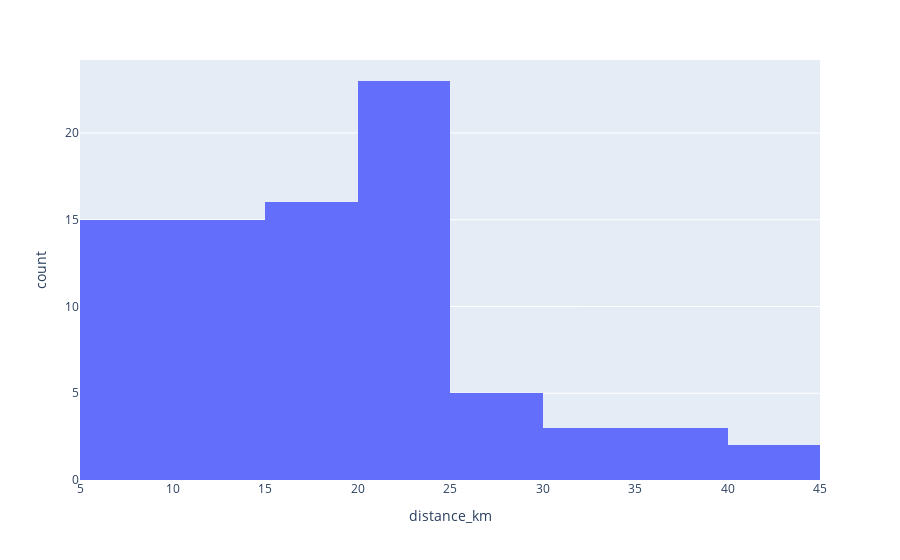

Notebook source saved alongside this figure:
### Code cell
px.histogram(df, x = 'distance_km')

### Figure 1 — Plotly figure (JSON) as saved in the notebook; plotly's stock layout.template omitted (floating-point values rounded to 4 significant figures)
{"data": [{"alignmentgroup": "True", "bingroup": "x", "hovertemplate": "distance_km=%{x}<br>count=%{y}<extra></extra>", "legendgroup": "", "marker": {"color": "#636efa", "pattern": {"shape": ""}}, "name": "", "offsetgroup": "", "orientation": "v", "showlegend": false, "type": "histogram", "x": [9.146, 9.146, 9.146, 9.146, 9.146, 9.146, 9.146, 12.73, 12.73, 12.73, 12.73, 12.73, 12.73, 12.73, 35.12, 35.12, 34.82, 20.18, 30.63, 12.76, 12.76, 12.76, 12.76, 23.33, 23.33, 23.33, 23.33, 12.72, 12.72, 12.72, 12.72, 26.17, 17.5, 17.5, 17.5, 17.5, 5.113, 5.113, 5.113, 5.113, 18.0, 18.0, 18.0, 18.0, 22.26, 22.26, 6.613, 6.613, 6.613, 6.613, 24.02, 24.02, 24.09, 24.09, 18.56, 18.56, 18.56, 18.56, 23.05, 23.05, 36.84, 29.48, 29.48, 29.48, 29.48, 43.77, 43.77, 18.6, 18.6, 18.6, 18.6, 23.05, 23.05, 20.44, 20.57, 20.57, 20.57, 20.57, 20.44, 20.44, 20.44, 30.3], "xaxis": "x", "yaxis": "y"}], "layout": {"barmode": "relative", "legend": {"tracegroupgap": 0}, "margin": {"t": 60}, "xaxis": {"anchor": "y", "domain": [0, 1], "title": {"text": "distance_km"}}, "yaxis": {"anchor": "x", "domain": [0, 1], "title": {"text": "count"}}}}
